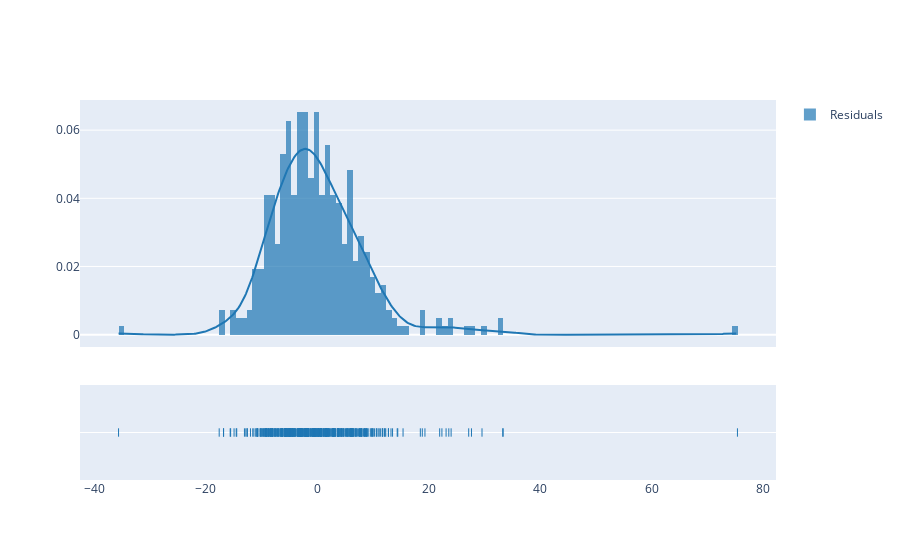

The notebook cell saved with this chart:
### Code cell
#Results with 5 factors used

import plotly.figure_factory as ff
import numpy as np

sd = np.std([results.resid])
norm_dat = np.random.normal(0,sd,10000)


fig = ff.create_distplot([results.resid,norm_dat],["Residuals","Normal distribution(0,sigma)"])

fig.show()

### Figure 1 — Plotly figure (JSON) as saved in the notebook; plotly's stock layout.template omitted (floating-point values rounded to 4 significant figures; data arrays with more than 128 entries replaced by an {"elided": "..."} marker saying what was removed)
{"data": [{"autobinx": false, "histnorm": "probability density", "legendgroup": "Residuals", "marker": {"color": "rgb(31, 119, 180)"}, "name": "Residuals", "opacity": 0.7, "type": "histogram", "x": {"elided": "414 float values"}, "xaxis": "x", "xbins": {"end": 75.35, "size": 1, "start": -35.62}, "yaxis": "y"}, {"legendgroup": "Residuals", "marker": {"color": "rgb(31, 119, 180)"}, "mode": "lines", "name": "Residuals", "showlegend": false, "type": "scatter", "x": {"elided": "500 float values"}, "xaxis": "x", "y": {"elided": "500 float values"}, "yaxis": "y"}, {"legendgroup": "Residuals", "marker": {"color": "rgb(31, 119, 180)", "symbol": "line-ns-open"}, "mode": "markers", "name": "Residuals", "showlegend": false, "type": "scatter", "x": {"elided": "414 float values"}, "xaxis": "x", "y": {"elided": "414 str values"}, "yaxis": "y2"}], "layout": {"barmode": "overlay", "hovermode": "closest", "legend": {"traceorder": "reversed"}, "xaxis": {"anchor": "y2", "domain": [0, 1], "zeroline": false}, "yaxis": {"anchor": "free", "domain": [0.35, 1], "position": 0}, "yaxis2": {"anchor": "x", "domain": [0, 0.25], "dtick": 1, "showticklabels": false}}}
